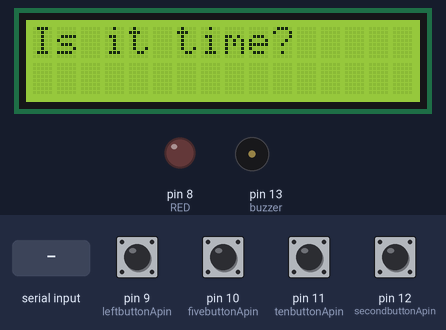
Simulated run of this program. Board: Arduino Mega 2560, built with avr-gcc and run on an emulated ATmega2560. On the bench: 16×2 character LCD, output pins drawn as LEDs (lit = HIGH), buzzer (waves = sounding, pin HIGH). The test bench sets the inputs (shaded band); at power-on: pin 9 (leftbuttonApin), pin 10 (fivebuttonApin), pin 11 (tenbuttonApin), pin 12 (secondbuttonApin) HIGH.

Above: at 1.2 s.
1.3 s: "0\n" received over Serial
At 1.6 s:
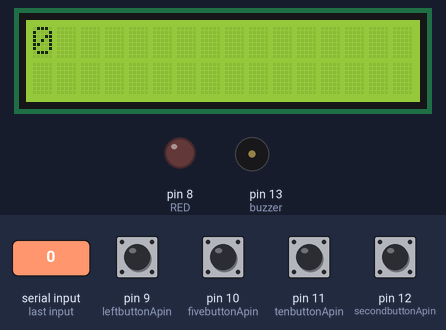
2.8 s: pin 12 (secondbuttonApin) pulled LOW for 0.15 s
At 3.4 s:
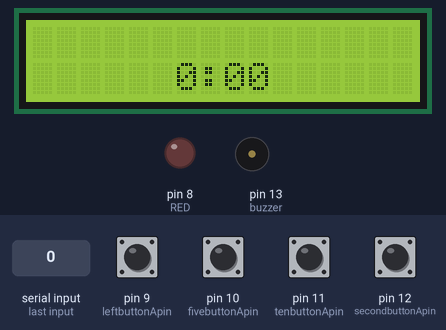
5.3 s: pin 10 (fivebuttonApin) pulled LOW for 1 s
At 6.6 s:
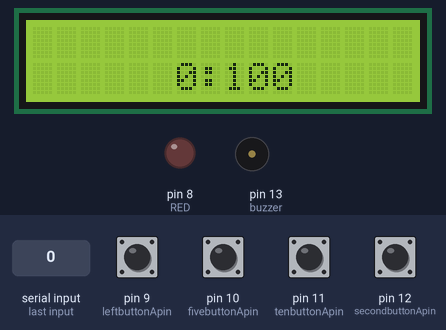
8.3 s: pin 11 (tenbuttonApin) pulled LOW for 1 s
At 9.5 s:
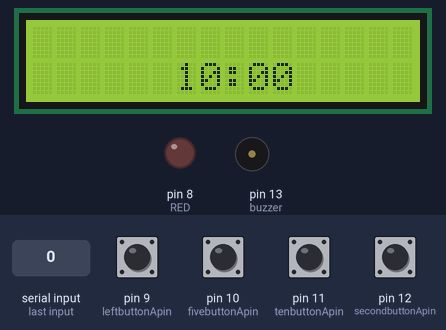
11.3 s: pin 10 (fivebuttonApin) pulled LOW for 1 s
At 13.6 s:
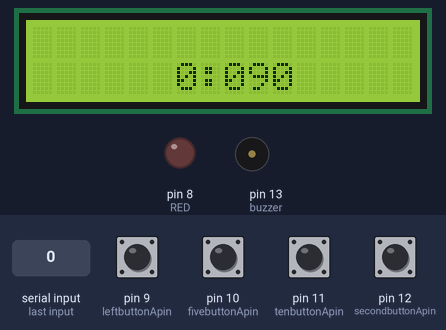
15.3 s: pin 11 (tenbuttonApin) pulled LOW for 1 s
At 17.2 s:
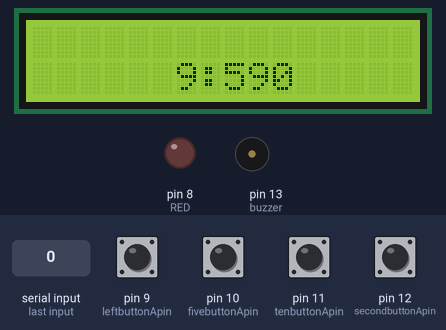
Timing chart, 0 to 18.7 s (numbered marks = the images above; inputs shaded):
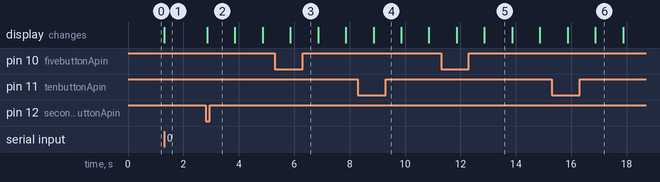

The program:

main.cpp
```cpp
#include <Arduino.h>
#include <LiquidCrystal.h>

//PINS

//LEDS
#define RED 8

//buttons
#define leftbuttonApin 9
#define secondbuttonApin 12
#define fivebuttonApin 10
#define tenbuttonApin 11

//buzzer
#define buzzer 13

int len = 12;
//LCD init
LiquidCrystal lcd_1(7, 6, 5, 4, 3, 2);

// put function declarations here:
void setup() {
  // initialize digital pin LED_BUILTIN as an output.
  pinMode(RED, OUTPUT);
  pinMode(buzzer, OUTPUT);

  pinMode(leftbuttonApin, INPUT_PULLUP); //Reset
  pinMode(secondbuttonApin, INPUT_PULLUP); //Start

  pinMode(fivebuttonApin, INPUT_PULLUP);
  pinMode(tenbuttonApin, INPUT_PULLUP);

  digitalWrite(RED, LOW);
  digitalWrite(buzzer, LOW);

  lcd_1.begin(16, 2);
  //lcd_1.clear();
  lcd_1.print("Is it time?");

  Serial.begin(9600);
}

int localminutes = 0;

int localseconds = 0;

bool off = false;

bool done;

int laststate = LOW;

unsigned long delayStart = 0;
bool delayRunning = false;

unsigned long delayTime;

int fivemins = 0;
int tenmins = 0;
int reset = 0;
int start = digitalRead(secondbuttonApin);

bool pressed = false;
bool running = false;

unsigned long lastDebounceTime = 0;
unsigned long debounceDelay = 50;

int lastbuttonstate = HIGH;
int buttonstate = HIGH;

bool endedval = false;


void timefive()
{
  fivemins = digitalRead(fivebuttonApin);

  if (fivemins == LOW)
    {
      //digitalWrite(RED, HIGH);
      lcd_1.setCursor(6,1);
      lcd_1.print(localminutes);
      lcd_1.print(":00");

      localminutes = 0;
      localseconds = 10;

      //time = 5000;
      //lcd_1.print(delayTime);
    }
}

void timeten()
{
  tenmins = digitalRead(tenbuttonApin);

  if (tenmins == LOW)
    {
      //digitalWrite(RED, HIGH);
      lcd_1.setCursor(6,1);
      lcd_1.print(localminutes);
      lcd_1.print(":00");

      localminutes = 10;
      localseconds = 0;

      //time = 5000;
      //lcd_1.print(delayTime);
    }
}

void ended()
{
  if (endedval)
  {
    digitalWrite(buzzer, HIGH);
    digitalWrite(RED, HIGH);
  }
  else
  {
    digitalWrite(buzzer, LOW);
    digitalWrite(RED, LOW);
  }

}

void timer()
{
  if (running)
  {
    lcd_1.setCursor(6, 1);
    lcd_1.print(localminutes);
    lcd_1.print(":");
    lcd_1.print(localseconds < 10 ? "0" : "");
    lcd_1.print(localseconds);

    localseconds--;

    if (localseconds < 0)
    {
      localminutes--;
      localseconds = 59;
    }
    if (localseconds > 59)
    {
      localseconds = 59;
    }
    if (localminutes <= 0 && localseconds <= 0)
    {
      localminutes = 0;
      localseconds = 0;
      digitalWrite(buzzer, HIGH);
      digitalWrite(RED, HIGH);

      lcd_1.clear();
      lcd_1.begin(16, 2);
      lcd_1.print("DONE, GET FOOD");

      running = false;

    }
    if (localminutes < 0 && running == false)
    {

    }
    if (localminutes >= 10 && localseconds == 0) //probably up for deletion
    {
      localminutes--;
    }

    delay(1000);
  }


}

// the loop function runs over and over again forever
void loop()
{
  while (Serial.available() == 0)
  {
    //fivemins = digitalRead(fivebuttonApin);
    start = digitalRead(secondbuttonApin);
    reset = digitalRead(leftbuttonApin);

    if (digitalRead(fivebuttonApin) == LOW)
    {
      timefive();

      //backup
      digitalWrite(buzzer, LOW);
      digitalWrite(RED, LOW);
    }

    if (digitalRead(tenbuttonApin) == LOW)
    {
      timeten();

      digitalWrite(buzzer, LOW);
      digitalWrite(RED, LOW);
    }


    //Timer debouncing

    if (start != laststate)
    {
      lastDebounceTime = millis();
    }

    if ((millis() - lastDebounceTime) > debounceDelay)
    {
      if (start != buttonstate)
      {
        buttonstate = start;

        if (buttonstate == LOW && !pressed)
        {
          pressed = true;
          running = !running;

          if (running)
          {
            lcd_1.clear();
          }
          else
          {
            digitalWrite(buzzer, LOW);
            digitalWrite(RED, LOW);
          }
        }
      }
    }

    //Running
    laststate = start;
    timefive();
    timeten();
    ended();
    timer();

  }


  while (Serial.available() > 0)
  {
    lcd_1.clear();

    String min = Serial.readStringUntil('\n');
    int minute = min.toInt();

    if (digitalRead(leftbuttonApin) == LOW)
    {
      off = true;
    }

    lcd_1.print(minute);

    //if (minute != '\n' && (pos < len -1))
    //{
      //message[len] = minute;
      //pos++;
    //}
    //else
    //{
      //message[len] = '\0';
      //pos = 0;
    //}


    if (minute > 1 && off == false)
    {
      digitalWrite(RED, LOW);
      digitalWrite(buzzer, LOW);
    }
    else
    {
      if (off == true)
      {
        digitalWrite(buzzer, LOW);
        digitalWrite(RED, LOW);

        lcd_1.clear();
        lcd_1.print("Another one?");

        off = false;
      }
      else
      {
        digitalWrite(RED, HIGH);
        digitalWrite(buzzer, HIGH);
      }
    }
    //digitalWrite(LED_BUILTIN, HIGH);
  }


  //digitalWrite(LED_BUILTIN, HIGH);  // turn the LED on (HIGH is the voltage level)
}
```

Measured:
- after the input at 1.3 s, the display: changes at once (image 1)
- after the input at 2.8 s, the display: changes after 0.05 s (image 2)
